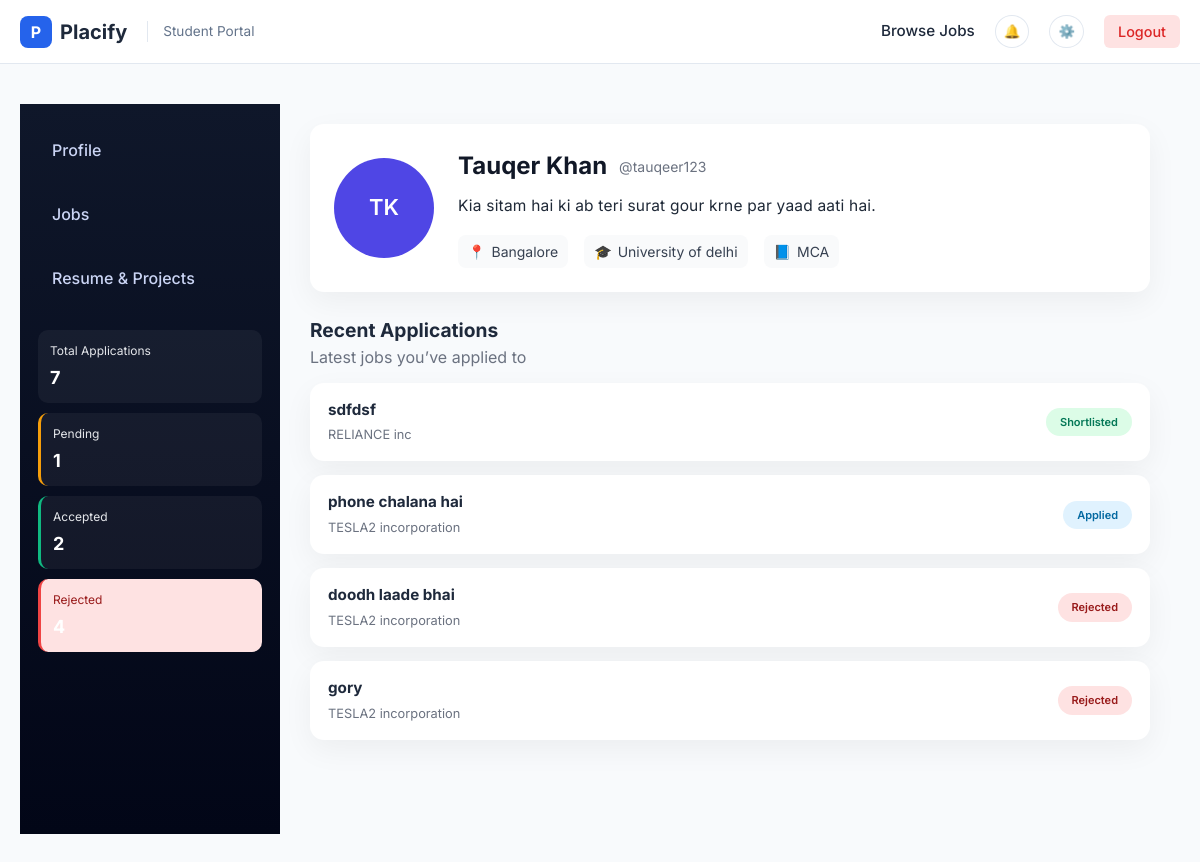
The app's page /dashboard/student/ (signed in) with its own data.
### accounts/models.py (models this page shows, shortened)
class User(AbstractUser):
    class Role(models.TextChoices):
        STUDENT = 'STUDENT', 'Student'
        COMPANY = 'COMPANY', 'Company'
        ADMIN = 'ADMIN', 'Admin'
    role = models.CharField(
        max_length=20,
        choices=Role.choices,
        default=Role.STUDENT
    )

### profiles/models.py (models this page shows, shortened)
class StudentProfile(models.Model):
    user = models.OneToOneField(User, on_delete=models.CASCADE)
    phone = models.CharField(max_length=15, blank=True)
    location = models.CharField(max_length=100, blank=True)
    university = models.CharField(max_length=150, blank=True)
    degree = models.CharField(max_length=100, blank=True)
    branch = models.CharField(max_length=100, blank=True)
    graduation_year = models.IntegerField(null=True, blank=True)
    cgpa = models.DecimalField(
        max_digits=4,
        decimal_places=2,
        null=True,
        blank=True
    )
    headline = models.CharField(max_length=200, blank=True)
    bio = models.TextField(blank=True)
    skills = models.TextField(
        blank=True,
        help_text="Comma separated skills (Python, Django, SQL)"
    )
    github_url = models.URLField(blank=True)
    linkedin_url = models.URLField(blank=True)
    portfolio_url = models.URLField(blank=True)
    resume = models.FileField(
        upload_to='resumes/',
        blank=True,
        null=True
    )
    is_public = models.BooleanField(default=True)
    show_email = models.BooleanField(default=False)
    PROJECT_VISIBILITY_CHOICES = [
        ('all', 'Everyone'),
        ('recruiters', 'Only Recruiters'),
        ('private', 'Only Me'),
    ]
    project_visibility = models.CharField(
        max_length=20,
        choices=PROJECT_VISIBILITY_CHOICES,
        default='all'
    )
    created_at = models.DateTimeField(auto_now_add=True)
    def completion_percentage(self):
        fields = [
            self.phone,
            self.location,
            self.university,
            self.degree,
            self.branch,
            self.graduation_year,
            self.skills,
            self.bio,
            self.resume,
        ]
        filled = sum(1 for field in fields if field)
        return int((filled / len(fields)) * 100)

class CompanyProfile(models.Model):
    user = models.OneToOneField(User, on_delete=models.CASCADE)
    company_name = models.CharField(max_length=255, blank=True)
    website = models.URLField(blank=True)
    industry = models.CharField(max_length=100, blank=True)
    company_size = models.CharField(
        max_length=50,
        blank=True,
        help_text="e.g. 1-10, 11-50, 51-200"
    )
    founded_year = models.IntegerField(null=True, blank=True)
    headquarters = models.CharField(max_length=150, blank=True)
    description = models.TextField(blank=True)
    hr_name = models.CharField(max_length=100, blank=True)
    hr_email = models.EmailField(blank=True)
    linkedin_page = models.URLField(blank=True)
    created_at = models.DateTimeField(auto_now_add=True)
    is_public = models.BooleanField(default=True)
    show_email = models.BooleanField(default=False)

### applications/models.py (models this page shows, shortened)
class Application(models.Model):
    STATUS_CHOICES = [
        ('APPLIED', 'Applied'),
        ('SHORTLISTED', 'Shortlisted'),
        ('REJECTED', 'Rejected'),
    ]
    student = models.ForeignKey(
        StudentProfile,
        on_delete=models.CASCADE,
        related_name='applications'
    )
    job = models.ForeignKey(
        Job,
        on_delete=models.CASCADE,
        related_name='applications'
    )
    status = models.CharField(
        max_length=20,
        choices=STATUS_CHOICES,
        default='APPLIED'
    )
    applied_at = models.DateTimeField(auto_now_add=True)
    class Meta:
        unique_together = ('student', 'job')

### jobs/models.py (models this page shows, shortened)
class Job(models.Model):
    JOB_TYPE_CHOICES = [
        ('FULL_TIME', 'Full Time'),
        ('PART_TIME', 'Part Time'),
        ('INTERNSHIP', 'Internship'),
        ('CONTRACT', 'Contract'),
    ]
    REMOTE_TYPE_CHOICES = [
        ('ONSITE', 'On-site'),
        ('REMOTE', 'Remote'),
        ('HYBRID', 'Hybrid'),
    ]
    company = models.ForeignKey(
        CompanyProfile,
        on_delete=models.CASCADE,
        related_name='jobs'
    )
    title = models.CharField(max_length=255)
    location = models.CharField(max_length=150)
    job_type = models.CharField(
        max_length=20,
        null=True,
        blank=True,
        default='FULL-TIME'
    )
    remote_type = models.CharField(
        max_length=50,
        null=True,
        blank=True
    )
    description = models.TextField()
    required_experience = models.CharField(
        max_length=100,
        null=True,
        blank=True,
        help_text="e.g. 0-2 years, 3-5 years"
    )
    skills = models.TextField(
        max_length=255,
        null=True,
        blank=True,
        help_text="Comma separated skills (Python, Django, SQL)"
    )
    qualifications = models.TextField(blank=True)
    responsibilities = models.TextField(blank=True)
    benefits = models.TextField(blank=True)
    salary = models.CharField(max_length=100, blank=True)
    application_deadline = models.DateField(
        null=True,
        blank=True
    )
    is_active = models.BooleanField(default=True)
    created_at = models.DateTimeField(auto_now_add=True)

### dashboard/views.py (the view)
# urls.py: path('student/', student_dashboard, name='student_dashboard'),
@login_required
def student_dashboard(request):
    if request.user.role != request.user.Role.STUDENT:
        return redirect('dashboard:company_dashboard')
    student_profile = request.user.studentprofile
    applications = Application.objects.filter(student=student_profile)
    applied_jobs = (
        student_profile.applications
        .select_related('job', 'job__company')
        .order_by('-applied_at')[:4]
    )
    total_applications = applications.count()
    accepted_count = applications.filter(status="SHORTLISTED").count()
    rejected_count = applications.filter(status="REJECTED").count()
    pending_count = (total_applications-(accepted_count + rejected_count ))
    last_7_days = timezone.now() - timedelta(days=7)
    recent_applications = applications.filter(applied_at__gte=last_7_days).count()
    context = {
        'student_profile': student_profile,
        'applications': applications,
        'completion': student_profile.completion_percentage(),
        'notifications': request.user.notifications.all(),
        'applied_jobs': applied_jobs,
        'total_applications': total_applications,
        'pending_count': pending_count,
        'accepted_count': accepted_count,
        'rejected_count': rejected_count,
        'recent_applications': recent_applications,
    }
    return render(request, 'dashboard/student_dashboard.html', context)

### notifications/context_processors.py (called while the page is built)
def notification_data(request):
    if request.user.is_authenticated:
        all_notifications = Notification.objects.filter(
            user=request.user
        ).order_by('-created_at')
        unread_count = all_notifications.filter(is_read=False).count()
        notifications = all_notifications[:5]
        return {
            "notifications": notifications,
            "unread_count": unread_count
        }
    return {}

### templates/dashboard/student_dashboard.html (shortened to what this page needs)
{% extends 'base.html' %}
{% load static %}
{% block content %}
<link rel="stylesheet" href="{% static 'dashboard/student_dashboard.css' %}">
<div class="dashboard-layout">
    <aside class="sidebar">
        <div class="menu">
            <div class="menu-title">Profile</div>
        </div>
        <div class="menu">
            <div class="menu-title">Jobs</div>
        </div>
        <div class="menu">
            <div class="menu-title">Resume & Projects</div>
        </div>
        <div class="stats-wrapper">
            <div class="stat-card">
                <p>Total Applications</p>
                <h2>{{ total_applications }}</h2>
            </div>
            <div class="stat-card pending">
                <p>Pending</p>
                <h2>{{ pending_count }}</h2>
            </div>
            <div class="stat-card accepted">
                <p>Accepted</p>
                <h2>{{ accepted_count }}</h2>
            </div>
            <div class="stat-card rejected">
                <p>Rejected</p>
                <h2>{{ rejected_count }}</h2>
            </div>
        </div>
    </aside>
    <main class="main-content">
        <div class="profile-summary">
            <div class="profile-avatar">
                {% if request.user.first_name %}
                    {{ request.user.first_name|first|upper }}{{ request.user.last_name|first|upper }}
                {% else %}
                    {{ request.user.username|first|upper }}
                {% endif %}
            </div>
            <div class="profile-text">
                <div class="profile-header">
                    <h2>
                        {% if request.user.first_name %}
                            {{ request.user.first_name }} {{ request.user.last_name }}
                        {% else %}
                            {{ request.user.username }}
                        {% endif %}
                    </h2>
                    <span class="username">@{{ request.user.username }}</span>
                </div>
                <p class="bio">
                    {% if request.user.studentprofile.bio %}
                        {{ request.user.studentprofile.bio }}
                    {% else %}
                        Add a bio to make your profile stand out 🚀
                    {% endif %}
                </p>
                <div class="profile-meta">
                    <div class="meta-item">
                        📍
                        <span>{{ request.user.studentprofile.location|default:"Earth" }}</span>
                    </div>
                    <div class="meta-item">
                        🎓
                        <span>{{ request.user.studentprofile.university|default:"Not Available" }}</span>
                    </div>
                    <div class="meta-item">
                        📘
                        <span>{{ request.user.studentprofile.degree|default:"Not Available" }}</span>
                    </div>
                </div>
            </div>
        </div>
        <div class="section-header">
            <h3>Recent Applications</h3>
            <p>Latest jobs you’ve applied to</p>
        </div>
        {% if applied_jobs %}
        <div class="applied-jobs">
            {% for application in applied_jobs %}
            <div class="job-card">
                <div class="job-info">
                    <h4>{{ application.job.title }}</h4>
                    <span class="company">{{ application.job.company.company_name }}</span>
                </div>
                <span class="status
                    {% if application.status == 'APPLIED' %}applied{% endif %}
                    {% if application.status == 'SHORTLISTED' %}shortlisted{% endif %}
                    {% if application.status == 'REJECTED' %}rejected{% endif %}
                ">
                    {{ application.get_status_display }}
                </span>
            </div>
            {% endfor %}
        </div>
        {% else %}
        <div class="empty-state">
            <p>You haven’t applied to any jobs yet.</p>
            <span>Start browsing jobs and apply </span>
        </div>
        {% endif %}
    </main>
</div>
{% endblock %}

### static/base.css (style rules this page uses)
:root { --primary: #2563eb; --primary-dark: #1d4ed8; --bg-body: #f8fafc; --bg-card: #ffffff; --text-main: #1e293b; --text-muted: #64748b; --border: #e2e8f0; --shadow: 0 4px 6px -1px rgb(0 0 0 / 0.1), 0 2px 4px -2px rgb(0 0 0 / 0.1); --transition: all 0.2s ease; }
* { box-sizing: border-box; margin: 0; padding: 0; }
body { font-family: 'Inter', sans-serif; background-color: var(--bg-body); color: var(--text-main); line-height: 1.5; }

### static/dashboard/student_dashboard.css (style rules this page uses)
.dashboard-layout { display: flex; min-height: calc(100vh - 70px); }
.sidebar { width: 260px; background: linear-gradient(180deg, #0f172a, #020617); color: #e5e7eb; padding: 24px 18px; }
.menu { margin-bottom: 20px; }
.menu-title { padding: 10px 14px; border-radius: 8px; font-weight: 500; cursor: pointer; color: #cbd5f5; transition: all 0.3s ease; }
.stats-wrapper { margin-top: 30px; display: grid; gap: 10px; }
.stat-card { background: rgba(255,255,255,0.05); padding: 12px; border-radius: 10px; font-size: 12px; }
.stat-card h2 { font-size: 18px; margin-top: 4px; color: #ffffff; }
.stat-card.pending { border-left: 3px solid #f59e0b; }
.stat-card.accepted { border-left: 3px solid #10b981; }
.stat-card.rejected { border-left: 3px solid #ef4444; }
.main-content { flex: 1; padding: 20px 30px 30px; display: flex; flex-direction: column; }
.profile-summary { display:flex; align-items: center; gap: 24px; background: #ffffff; padding: 24px; border-radius: 14px; margin-bottom: 24px; box-shadow: 0 10px 30px rgba(0,0,0,0.05); }
.profile-avatar { width: 100px; height: 100px; border-radius: 50%; background: #4f46e5; color: #fff; font-weight: 600; font-size: 22px; display: flex; align-items: center; justify-content: center; flex-shrink: 0; }
.profile-text { flex: 1; }
.profile-header { display: flex; align-items: center; gap: 12px; }
.profile-header h2 { font-size: 24px; font-weight: 700; color: #111827; }
.username { color: #6b7280; font-size: 14px; }
.bio { margin: 10px 0 16px; font-size: 15.5px; line-height: 1.6; color: #1f2937; font-weight: 400; letter-spacing: 0.2px; max-width: 600px; }
.profile-meta { display: flex; flex-wrap: wrap; gap: 16px; }
.meta-item { display: flex; align-items: center; gap: 6px; font-size: 14px; color: #374151; background: #f9fafb; padding: 6px 10px; border-radius: 8px; transition: 0.2s; }
.section-header h3 { font-size: 1.2rem; }
.section-header p { font-size: 1.0rem; color: #6b7280; margin-bottom: 14px; }
.applied-jobs { display: flex; flex-direction: column; gap: 14px; }
.job-card { background: #ffffff; padding: 16px 18px; border-radius: 14px; display: flex; justify-content: space-between; align-items: center; gap: 10px; box-shadow: 0 10px 30px rgba(0,0,0,0.05); transition: all 0.3s ease; }
.job-info h4 { font-size: 0.95rem; }
.company { font-size: 0.8rem; color: #6b7280; }
.status { padding: 6px 14px; border-radius: 999px; font-size: 11px; font-weight: 600; white-space: nowrap; }
.applied { background: #e0f2fe; color: #0369a1; }
.shortlisted { background: #dcfce7; color: #047857; }
.rejected { background: #fee2e2; color: #991b1b; }

### records on screen
User: user.first_name|first "T", user.last_name|first "K", user.first_name "Tauqer", user.last_name "Khan", user.username "tauqeer123", user.studentprofile.bio "Kia sitam hai ki ab teri surat gour krne par yaad aati hai.", user.studentprofile.location "Bangalore", user.studentprofile.university "University of delhi", user.studentprofile.degree "MCA"
Application: job "sdfdsf", job.company.company_name "RELIANCE inc", status "Shortlisted"
Application: job "phone chalana hai", job.company.company_name "TESLA2 incorporation", status "Applied"
Application: job "doodh laade bhai", job.company.company_name "TESLA2 incorporation", status "Rejected"
Application: job "gory", job.company.company_name "TESLA2 incorporation", status "Rejected"

### other values on screen
{{ total_applications }} "7"
{{ pending_count }} "1"
{{ accepted_count }} "2"
{{ rejected_count }} "4"
